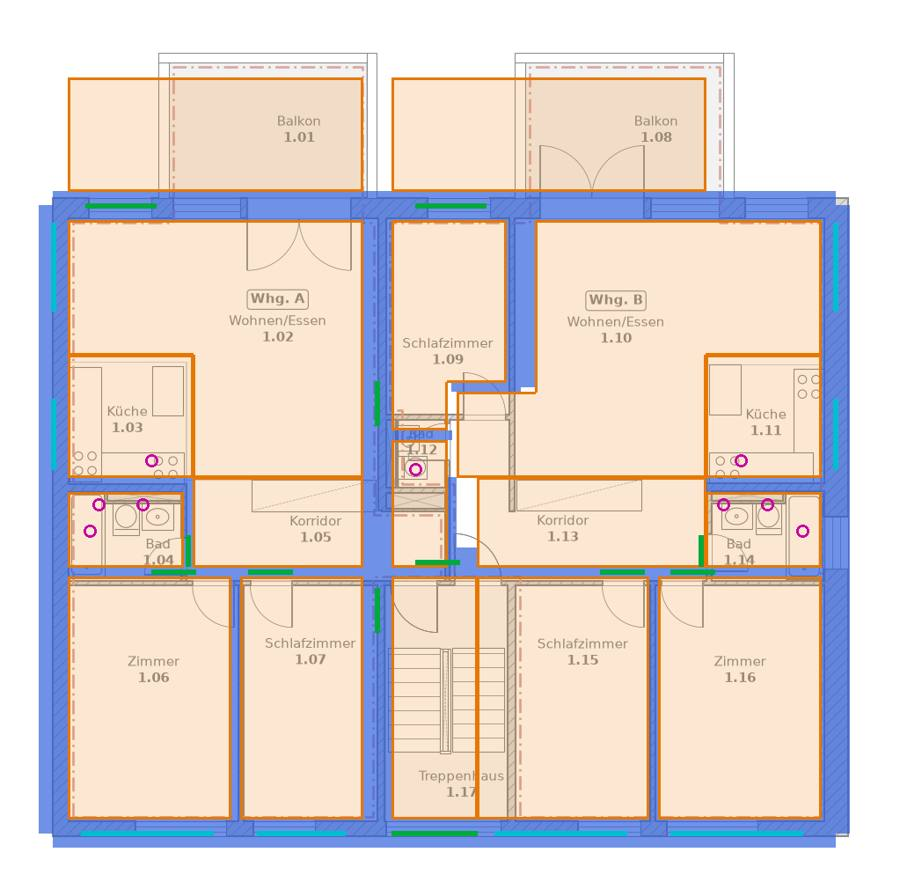
#> input picture report_img/site11704_bldg18258_floor48967_agent.jpg, 900 x 889 px; its folder holds only this picture in this run
$ python -i cv.py   (imports and definitions only)
#> lines starting #> are read from the running program, lines starting #| are printed output that depends on the picture; after the words box and inside, x2 and y2 are one past the last pixel; in counts of white or black regions, pixels touching at a corner belong together
#> further down, picture is the input picture: shape (889, 900, 3); mean B, G, R 211.2, 215.6, 225.3
"""Classic computer vision on the drawing (no learning, no ground truth).

Used by the scripted reference solver (reference.py) and, for room segmentation, as an agent tool.
segment_rooms / _masks are adapted from cv_rooms.py in github.com/AistisV/reinforcement-testing
(MIT licence, (c) 2026 Aistis Verkauskas and the Junction 2026 team).
"""
from __future__ import annotations

import math

import cv2
import numpy as np
from skimage.segmentation import watershed

DPI = 150.0
STD_SCALES = (20, 25, 50, 100, 200, 250, 500)


def ppm_for(n: int) -> float:
    """pixels per metre of a 1:n drawing rendered at DPI."""
    return DPI / 0.0254 / n


def _rgb(img):
    return np.asarray(img.convert("RGB") if hasattr(img, "convert") else img)


def masks(img, T=3):
    """ink (any non-white stroke except the red apartment line) and walls (thick straight bands)."""
#> called with T = 3
    rgb = _rgb(img)
    r, g, b = [rgb[..., i].astype(int) for i in range(3)]
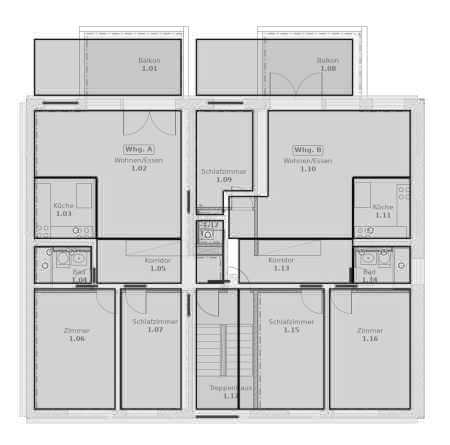
#> r: shape (889, 900) int64 (shown at 1/2 size); min 0, max 255, mean 211.2
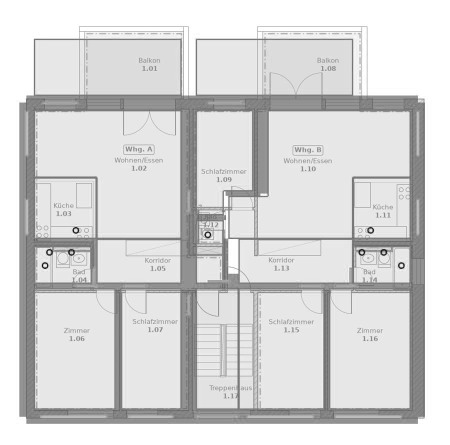
#> g: shape (889, 900) int64 (shown at 1/2 size); min 0, max 255, mean 215.6
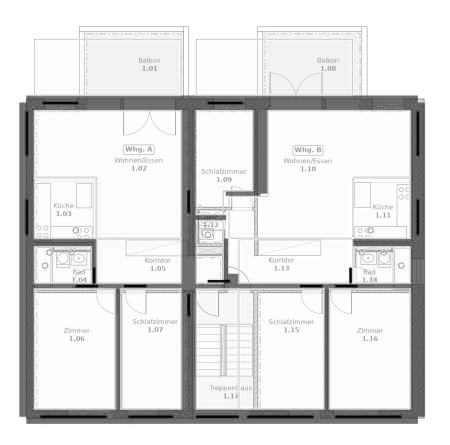
#> b: shape (889, 900) int64 (shown at 1/2 size); min 0, max 255, mean 225.3
    gray = (r + g + b) / 3
    red = (r - g > 60) & (r - b > 60)
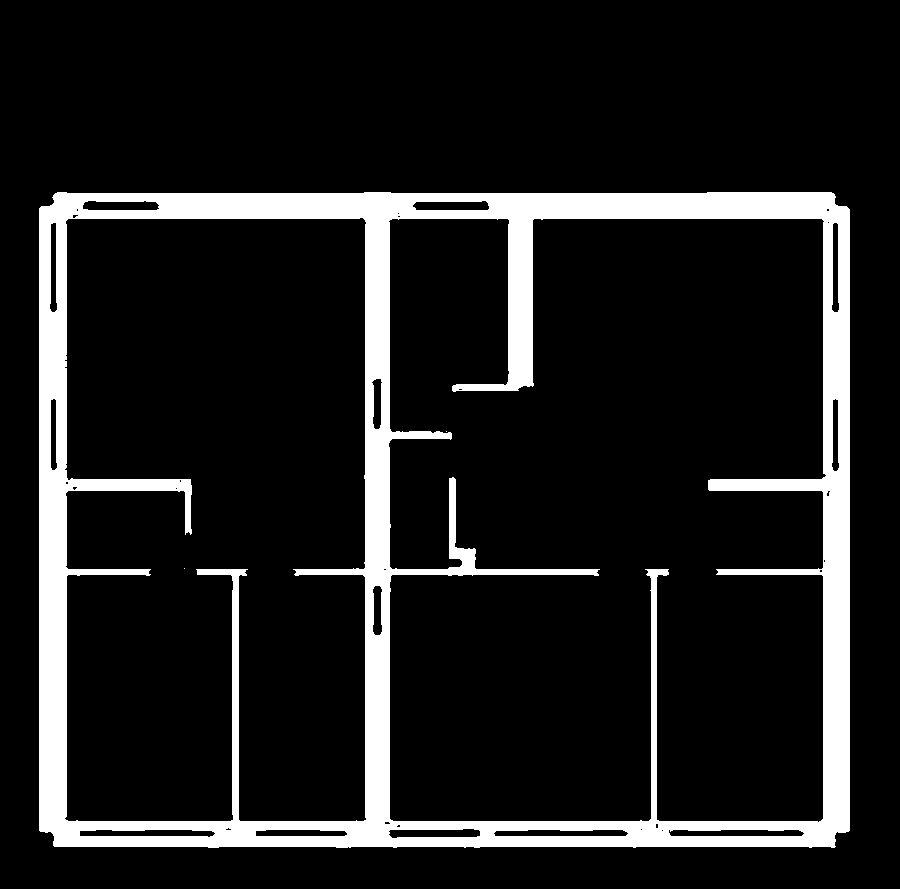
#> red: shape (889, 900) bool; 12.3% white; 3 white regions (2 under 20 px), largest, box (x1, y1, x2, y2) and area: (39, 192, 850, 848) 98445
    ink = ((gray < 200) & ~red).astype(np.uint8)
#> ink: shape (889, 900); values 0 (black) and 1 (white), 10.4% white; 406 white regions (172 under 20 px), largest, box (x1, y1, x2, y2) and area: (389, 219, 826, 822) 32221, (65, 218, 366, 821) 21412, (53, 53, 836, 196) 8850
    L = max(11, int(round(min(rgb.shape[:2]) / 110)))
    thick = cv2.morphologyEx(ink, cv2.MORPH_OPEN, np.ones((T, T), np.uint8))
#> thick: shape (889, 900); values 0 (black) and 1 (white), 7.9% white; 215 white regions (94 under 20 px), largest, box (x1, y1, x2, y2) and area: (390, 219, 825, 821) 22155, (66, 218, 365, 821) 18214, (390, 219, 509, 433) 2922
    h = cv2.morphologyEx(thick, cv2.MORPH_OPEN, np.ones((1, L), np.uint8))
#> h: shape (889, 900); values 0 (black) and 1 (white), 3.8% white; 48 white regions (2 under 20 px), largest, box (x1, y1, x2, y2) and area: (391, 563, 823, 583) 3762, (67, 535, 365, 579) 3333, (456, 475, 825, 481) 1813
    v = cv2.morphologyEx(thick, cv2.MORPH_OPEN, np.ones((L, 1), np.uint8))
#> v: shape (889, 900); values 0 (black) and 1 (white), 3.9% white; 80 white regions (3 under 20 px), largest, box (x1, y1, x2, y2) and area: (151, 353, 196, 586) 2293, (669, 353, 716, 583) 1753, (360, 218, 365, 569) 1741
    walls = cv2.morphologyEx(h | v, cv2.MORPH_CLOSE, np.ones((3, 3), np.uint8))
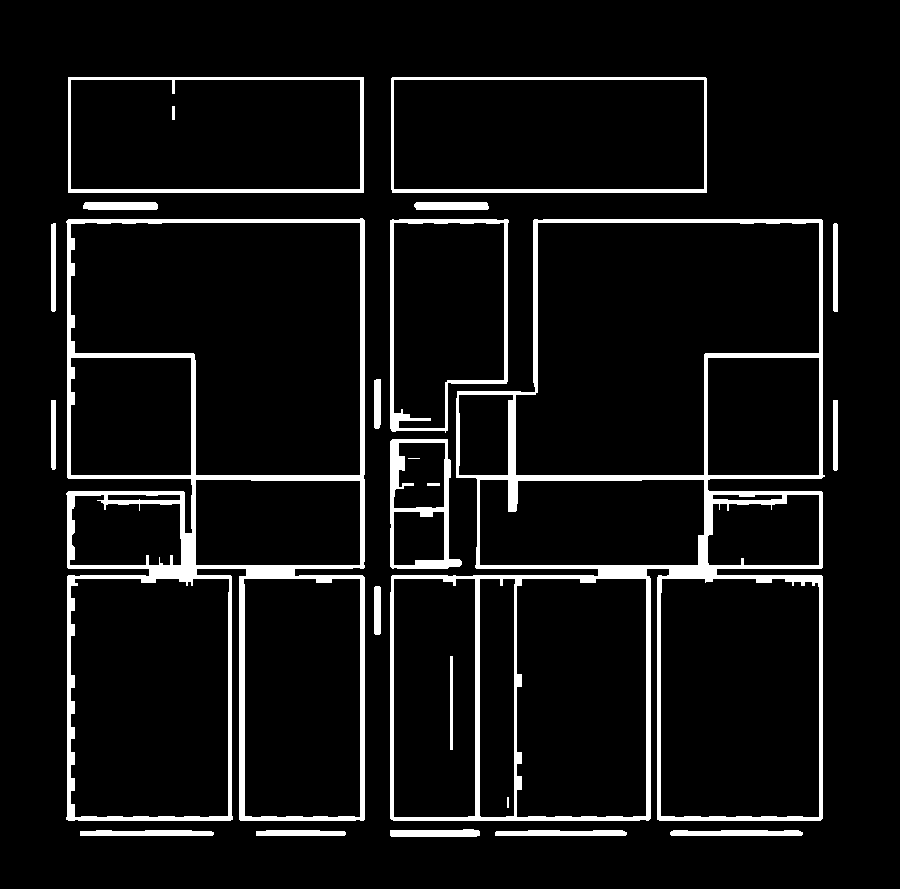
#> walls: shape (889, 900); values 0 (black) and 1 (white), 7.3% white; 24 white regions (1 under 20 px), largest, box (x1, y1, x2, y2) and area: (390, 219, 825, 821) 21655, (66, 218, 365, 821) 18639, (68, 77, 364, 193) 2877
    return ink, walls, h, v


# ---------------------------------------------------------------- scale
# [241 lines left out: functions scale_bar, wall_rects, footprint, auto_rooms, doors_from_labels, envelope_openings and 1 more, not called in this run]


# ---------------------------------------------------------------- text (OCR)
_OCR = None
NUM_RE = __import__("re").compile(r"^\s*(\d{1,2})[.,](\d{2})\s*$")
SCALE_RE = __import__("re").compile(r"1\s*:\s*(\d{2,4})")
UNIT_RE = __import__("re").compile(r"^\W*(whg|app|apt|ap|unit|wohnung)\b", __import__("re").I)


# [78 lines left out: functions ocr, printed_scale, room_labels, segment_rooms, not called in this run]


def poly_area(p):
    return abs(sum(x1 * y2 - x2 * y1 for (x1, y1), (x2, y2) in zip(p, p[1:] + p[:1]))) / 2

>>> import cv2
>>> picture = cv2.imread('../../../report_img/site11704_bldg18258_floor48967_agent.jpg')
>>> result = masks(picture)

$ run again, on report_img/site279_bldg514_floor2041_agent.jpg
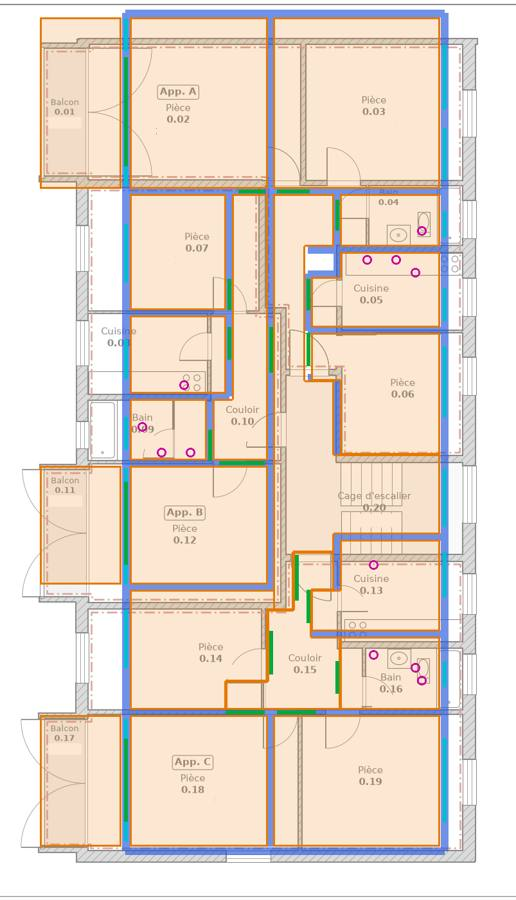
#> input picture report_img/site279_bldg514_floor2041_agent.jpg, 516 x 900 px
#> picture is the input picture: shape (900, 516, 3); mean B, G, R 209.4, 221.2, 233
#> in masks, `red = (r - g > 60) & (r - b > 60)`:
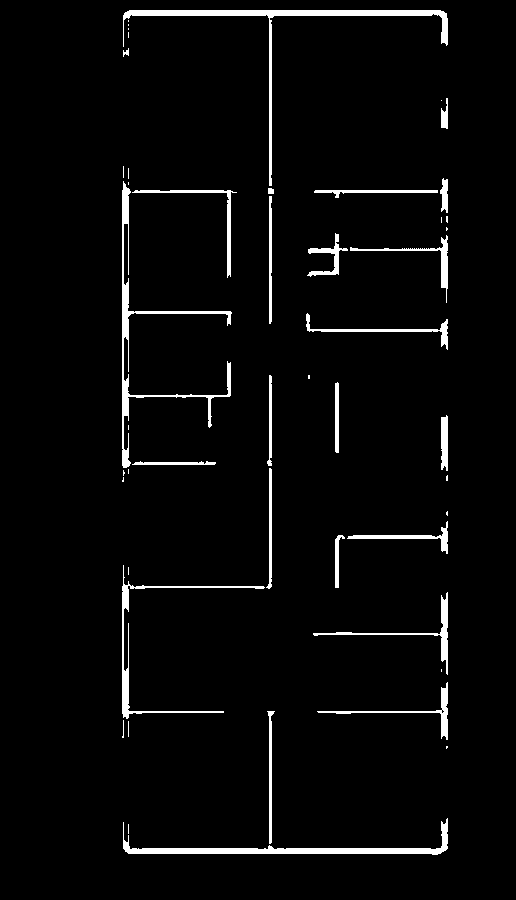
#> red: shape (900, 516) bool; 3.4% white; 48 white regions (23 under 20 px), largest, box (x1, y1, x2, y2) and area: (123, 10, 448, 186) 2644, (122, 181, 232, 468) 2212, (123, 818, 448, 855) 2144
#> ink: shape (900, 516); values 0 (black) and 1 (white), 15.7% white; 801 white regions (633 under 20 px), largest, box (x1, y1, x2, y2) and area: (21, 13, 478, 863) 61313, (441, 736, 448, 824) 581, (0, 4, 516, 5) 516
#> thick: shape (900, 516); values 0 (black) and 1 (white), 9.8% white; 270 white regions (107 under 20 px), largest, box (x1, y1, x2, y2) and area: (40, 15, 443, 706) 19229, (119, 532, 441, 849) 10456, (303, 251, 441, 331) 1530
#> h: shape (900, 516); values 0 (black) and 1 (white), 4.6% white; 63 white regions (4 under 20 px), largest, box (x1, y1, x2, y2) and area: (129, 708, 441, 717) 2306, (272, 184, 442, 196) 1109, (129, 457, 269, 468) 1108
#> v: shape (900, 516); values 0 (black) and 1 (white), 4.7% white; 62 white regions (7 under 20 px), largest, box (x1, y1, x2, y2) and area: (251, 16, 276, 592) 4004, (119, 16, 132, 192) 1784, (119, 714, 132, 848) 1442
#> in masks, `walls = cv2.morphologyEx(h | v, cv2.MORPH_CLOSE, np.ones((3, 3), np.ui..`:
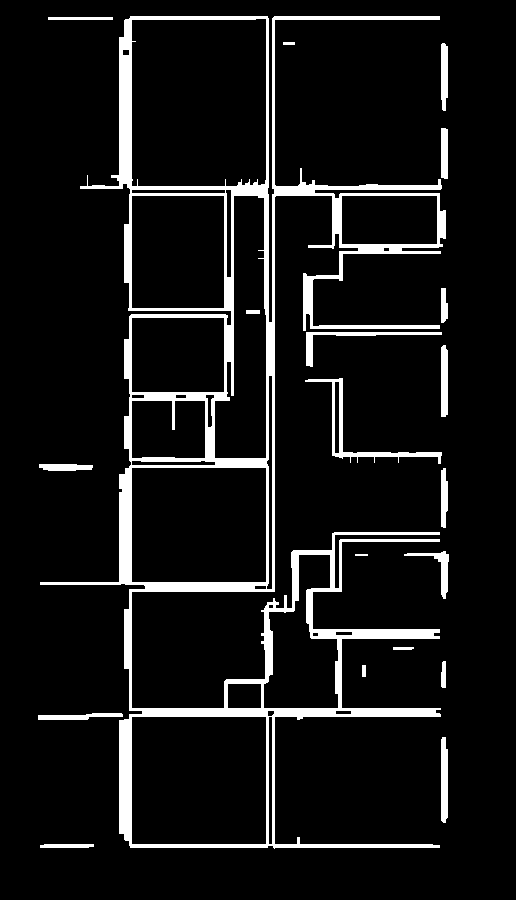
#> walls: shape (900, 516); values 0 (black) and 1 (white), 8.5% white; 20 white regions, largest, box (x1, y1, x2, y2) and area: (40, 16, 446, 849) 33341, (305, 378, 442, 464) 1179, (306, 332, 442, 367) 668

$ run again, on report_img/site303_bldg598_floor2434_agent.jpg
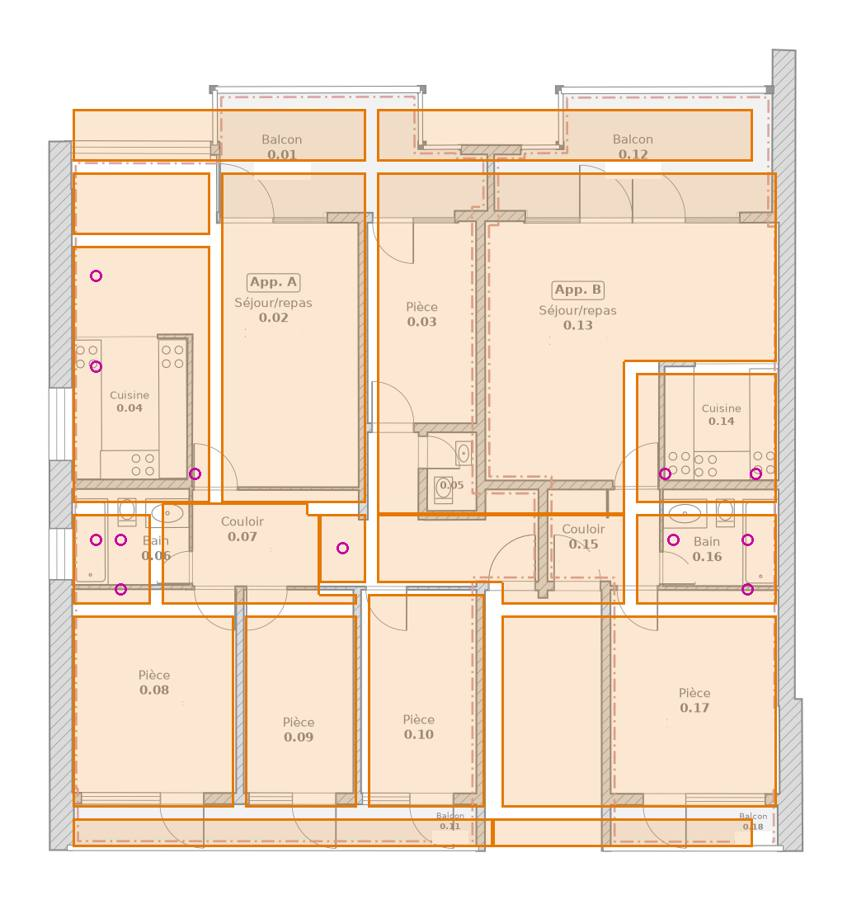
#> input picture report_img/site303_bldg598_floor2434_agent.jpg, 852 x 900 px
#> picture is the input picture: shape (900, 852, 3); mean B, G, R 211.4, 227.9, 244.2
#> red: shape (900, 852) bool; every value is 0
#> in masks, `ink = ((gray < 200) & ~red).astype(np.uint8)`:
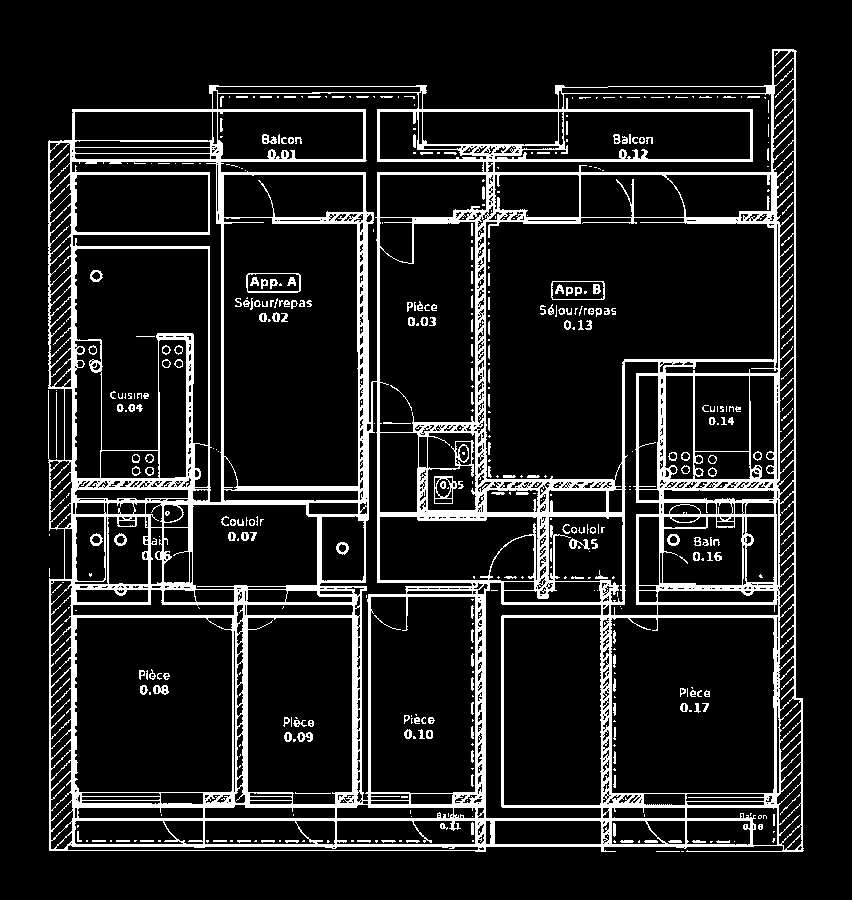
#> ink: shape (900, 852); values 0 (black) and 1 (white), 12.2% white; 487 white regions (271 under 20 px), largest, box (x1, y1, x2, y2) and area: (48, 49, 804, 852) 84250, (246, 273, 301, 293) 225, (434, 476, 457, 504) 221
#> thick: shape (900, 852); values 0 (black) and 1 (white), 7.9% white; 286 white regions (186 under 20 px), largest, box (x1, y1, x2, y2) and area: (70, 109, 373, 808) 16102, (377, 169, 779, 605) 9114, (72, 614, 780, 852) 7894
#> h: shape (900, 852); values 0 (black) and 1 (white), 3.9% white; 126 white regions (18 under 20 px), largest, box (x1, y1, x2, y2) and area: (72, 818, 753, 822) 2054, (377, 510, 625, 517) 1353, (334, 844, 735, 847) 1203
#> v: shape (900, 852); values 0 (black) and 1 (white), 3.1% white; 94 white regions (7 under 20 px), largest, box (x1, y1, x2, y2) and area: (363, 172, 369, 503) 1710, (217, 140, 224, 505) 1276, (71, 244, 78, 503) 1259
#> in masks, `walls = cv2.morphologyEx(h | v, cv2.MORPH_CLOSE, np.ones((3, 3), np.ui..`:
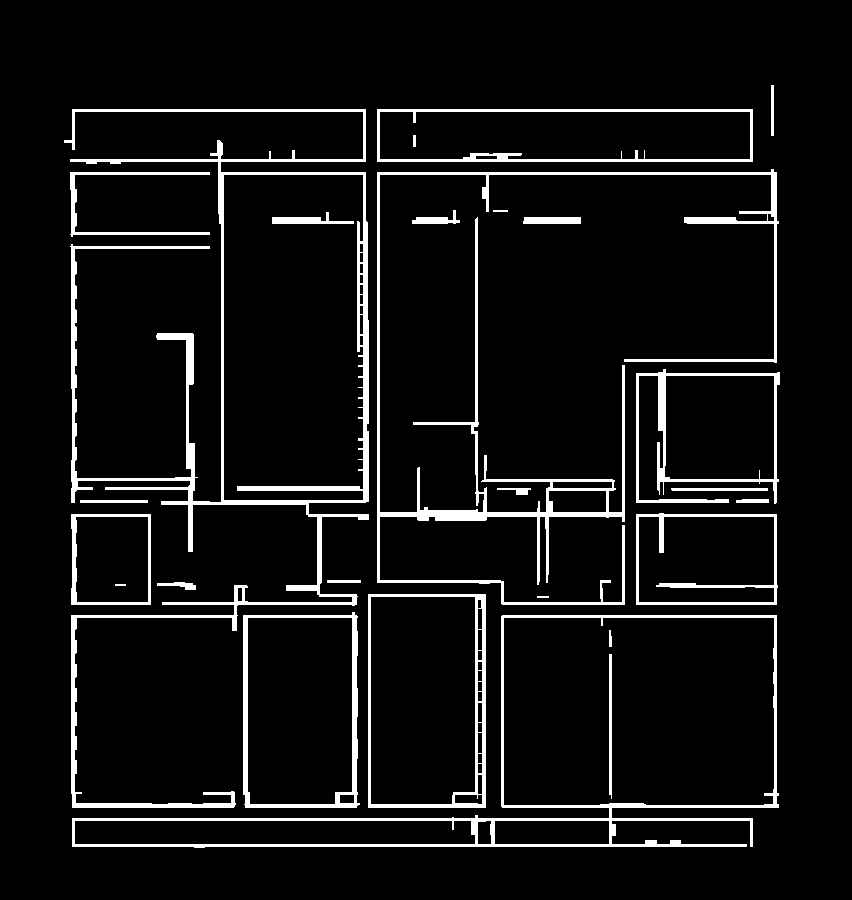
#> walls: shape (900, 852); values 0 (black) and 1 (white), 6.8% white; 26 white regions, largest, box (x1, y1, x2, y2) and area: (64, 109, 369, 808) 15420, (377, 169, 779, 605) 10090, (72, 615, 779, 848) 7704
